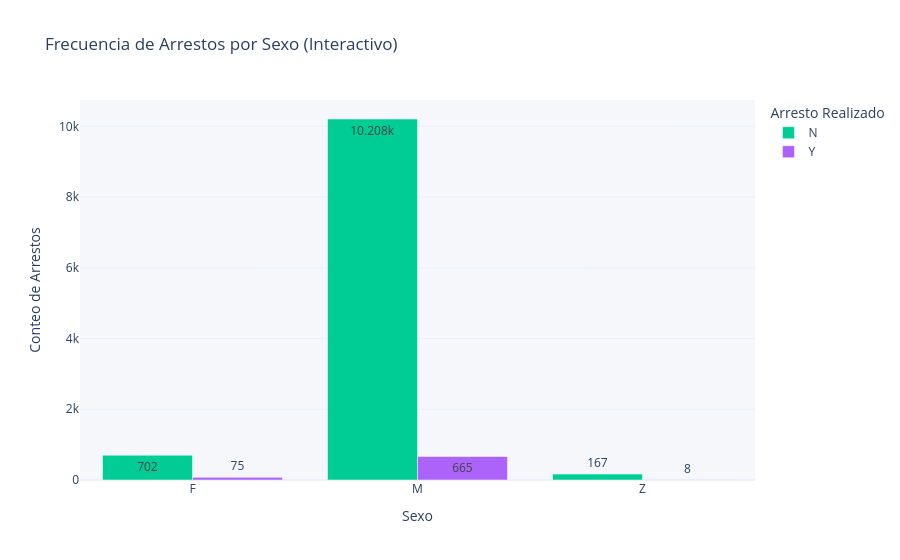

Notebook code for this chart:
### Markdown cell above
Se estudia la relación de la variable respuesta en comportamiento con la variable "sex"

### Code cell
# 1. Agrupamos los datos por sexo y estado de arresto
df_sex = df_copy_18.groupby(['sex', 'arstmade']).size().reset_index(name='conteo')

# 2. Creamos el gráfico de barras agrupadas
fig_sex = px.bar(df_sex,
                 x='sex',
                 y='conteo',
                 color='arstmade',
                 barmode='group', # Barras una al lado de la otra
                 title='Frecuencia de Arrestos por Sexo (Interactivo)',
                 labels={'sex': 'Sexo', 'conteo': 'Conteo de Arrestos', 'arstmade': 'Arresto Realizado'},
                 color_discrete_map={'YES': 'salmon', 'NO': 'skyblue'}, # Mantenemos tus colores originales
                 text_auto=True, # Coloca los números automáticamente sobre las barras
                 template='plotly_white')

# 3. Personalización del diseño
fig_sex.update_layout(
    plot_bgcolor='#f5f7fa', # El fondo_color que usabas
    xaxis_title="Sexo",
    yaxis_title="Conteo de Arrestos",
    legend_title="Arresto Realizado",
    bargap=0.2, # Espacio entre grupos de barras
    font=dict(size=12)
)

fig_sex.show()

### Figure 1 — Plotly figure (JSON) as saved in the notebook; plotly's stock layout.template omitted (floating-point values rounded to 4 significant figures)
{"data": [{"alignmentgroup": "True", "hovertemplate": "Arresto Realizado=N<br>Sexo=%{x}<br>Conteo de Arrestos=%{y}<extra></extra>", "legendgroup": "N", "marker": {"color": "#00cc96", "pattern": {"shape": ""}}, "name": "N", "offsetgroup": "N", "orientation": "v", "showlegend": true, "textposition": "auto", "texttemplate": "%{y}", "type": "bar", "x": ["F", "M", "Z"], "xaxis": "x", "y": [702, 10208, 167], "yaxis": "y"}, {"alignmentgroup": "True", "hovertemplate": "Arresto Realizado=Y<br>Sexo=%{x}<br>Conteo de Arrestos=%{y}<extra></extra>", "legendgroup": "Y", "marker": {"color": "#ab63fa", "pattern": {"shape": ""}}, "name": "Y", "offsetgroup": "Y", "orientation": "v", "showlegend": true, "textposition": "auto", "texttemplate": "%{y}", "type": "bar", "x": ["F", "M", "Z"], "xaxis": "x", "y": [75, 665, 8], "yaxis": "y"}], "layout": {"bargap": 0.2, "barmode": "group", "font": {"size": 12}, "legend": {"title": {"text": "Arresto Realizado"}, "tracegroupgap": 0}, "plot_bgcolor": "#f5f7fa", "title": {"text": "Frecuencia de Arrestos por Sexo (Interactivo)"}, "xaxis": {"anchor": "y", "domain": [0, 1], "title": {"text": "Sexo"}}, "yaxis": {"anchor": "x", "domain": [0, 1], "title": {"text": "Conteo de Arrestos"}}}}
